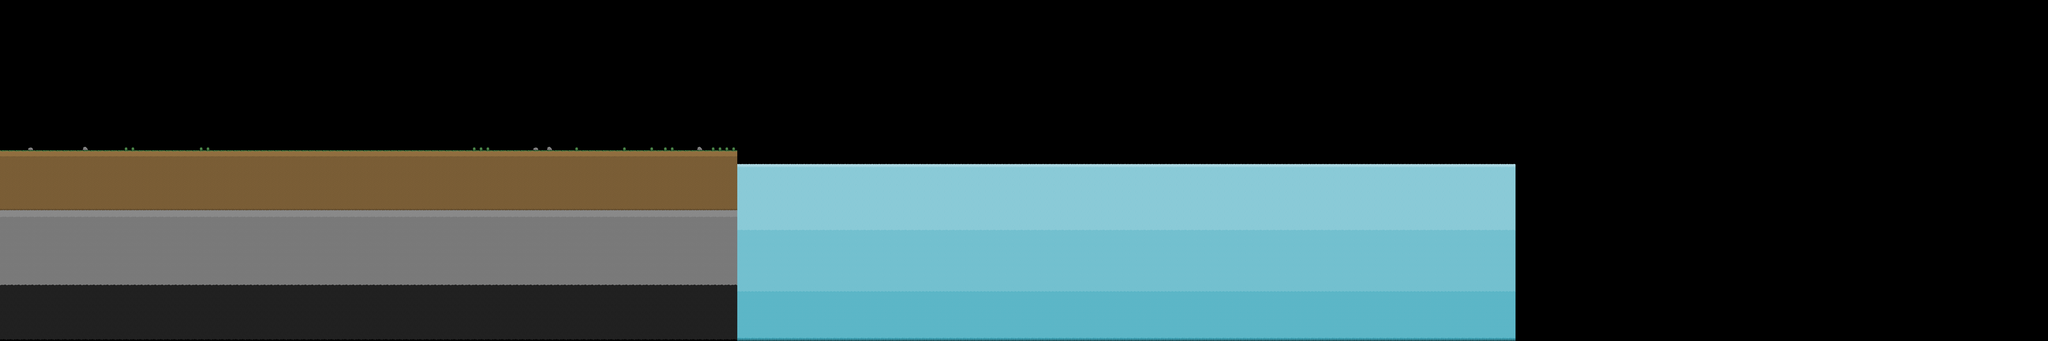

This game map was drawn from its Tiled (.tmx) file and the tilesets committed beside it. A one-line description and the trimmed map source follow:
An orthogonal 300x50 tile map with 32x32 px tiles, 2 tile layers (background, block).

<map version="1.5" tiledversion="1.7.2" orientation="orthogonal" renderorder="right-down" width="300" height="50" tilewidth="32" tileheight="32" infinite="0" nextlayerid="3" nextobjectid="1">
 <editorsettings>
  <export target="main01.json" format="json" />
 </editorsettings>
 <tileset firstgid="1" name="PixelAtlas" tilewidth="32" tileheight="32" tilecount="20" columns="4">
  <image source="../assets/PixelAtlas.png" width="128" height="160" />
 </tileset>
 <layer id="2" name="background" width="300" height="50">
  <data>[15000 cells, 2985 non-empty, 10 distinct tile ids]</data>
 </layer>
 <layer id="1" name="block" width="300" height="50">
  <data>[15000 cells, 3024 non-empty, 8 distinct tile ids]</data>
 </layer>
</map>
